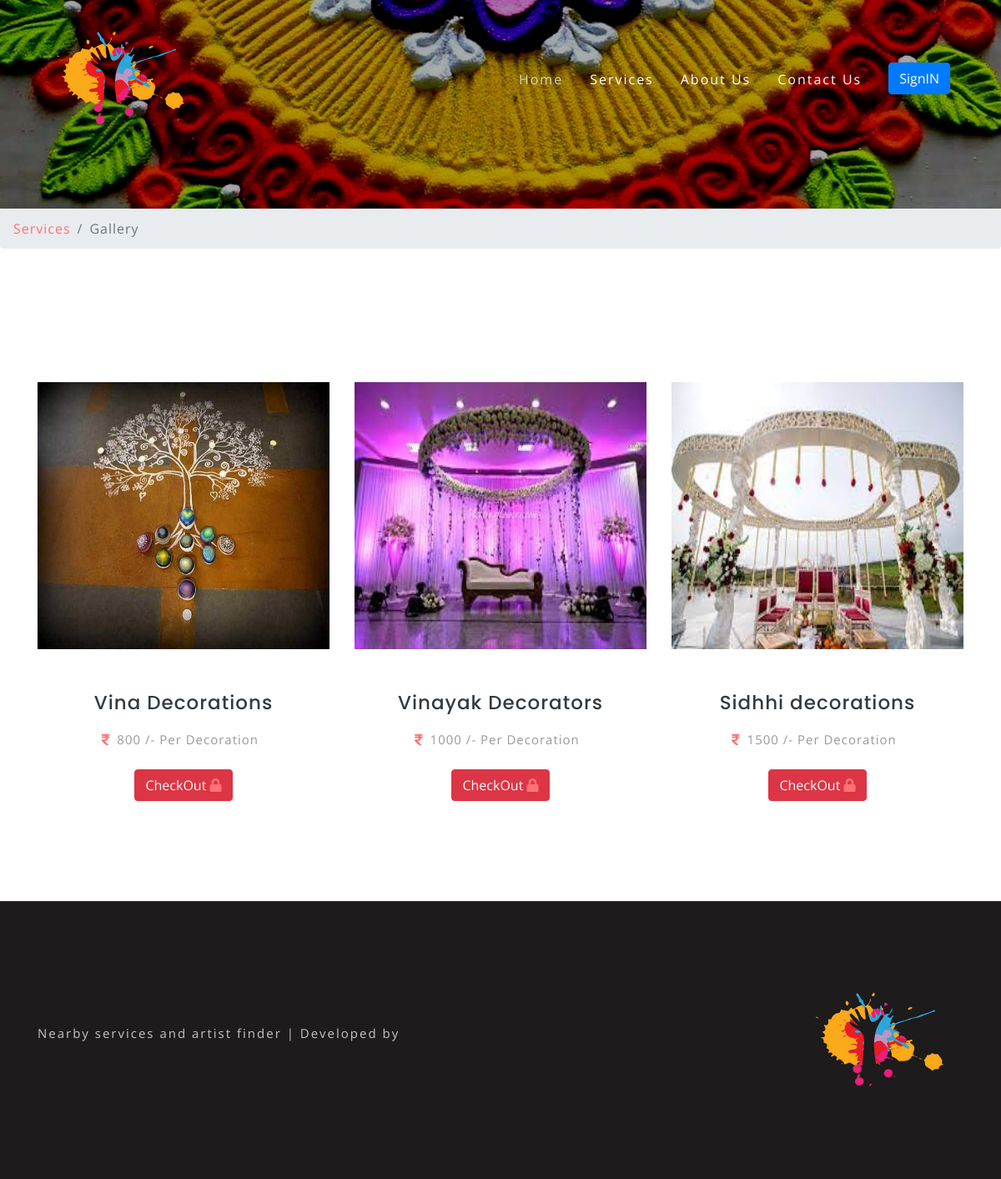
Page /subservice/Decoration/ on the committed database.
### artist/models.py (models this page shows, shortened)
class Art(models.Model):
	a_id = models.AutoField(primary_key=True)
	a_name = models.CharField(max_length=30)
	a_price = models.IntegerField()
	a_service = models.ForeignKey(Services, on_delete=models.CASCADE)
	a_phone = models.IntegerField()
	a_address = models.CharField(max_length=120)
	a_condition = models.CharField(max_length=255)
	a_description = models.CharField(max_length=255)
	a_recentwork = models.ImageField(upload_to='artist/images')

class Services(models.Model):
	s_id = models.AutoField(primary_key=True)
	service = models.CharField(max_length=100)
	s_image = models.ImageField(upload_to='artist/images')
	description = models.CharField(max_length=255)

### artist/views.py (the view)
# urls.py: path('subservice/<myservice>/', views.subservice, name="SubServices"),
def subservice(request, myservice):
	subs = Art.objects.all()
	list1 = []
	for i in subs:
		if i.a_service.service == myservice:
			list1.append(i)
	return render(request, 'subservice.html', {
		'subservice' : list1,
		})

### artist/templates/subservice.html (shortened to what this page needs)
{% extends 'base.html' %}
{% load static %}
{% block body %}
	<div class="banner2-w3ls">
	</div>
	<div class="breadcrumb-agile">
			<nav aria-label="breadcrumb">
				<ol class="breadcrumb">
					<li class="breadcrumb-item">
						<a href="/services/">Services</a>
					</li>
					<li class="breadcrumb-item active" aria-current="page">Gallery</li>
				</ol>
			</nav>
		</div>
	{% if user.is_authenticated %}
	<section class="news-w3ls py-5">
		<div class="container py-xl-5 py-lg-3">
			<div class="row package-grids mt-5">
				{% for i in subservice %}
				<div class="col-md-4 posts-w3ls mt-md-0 mt-4">
					<div class="price-top">
						<img src="{{i.a_recentwork.url}}" class="img-fluid" style="height: 40vh;" />
					</div>
					<div class="post-w3ls-bottom p-4 text-center">
						<h4 class="text-dark mb-3 mt-4">{{i.a_name}} </h4>
						<ul class="list-unstyled">
							<li class="mr-2">
								<a href="single.html">
									<i class="fas fa-rupee-sign mr-2"></i>{{i.a_price}} /- Per {{i.a_service.service}}</a>
							</li>
						</ul>
						<br>
						<a href="/checkout/{{i.a_id}}/" class="btn btn-primary text-light">Check Out</a>
					</div>
				</div>
				{% endfor %}
			</div>
		</div>
	</section>
	{% else %}
	<section class="news-w3ls py-5">
		<div class="container py-xl-5 py-lg-3">
			<div class="row package-grids mt-5">
				{% for i in subservice %}
				<div class="col-md-4 posts-w3ls mt-md-0 mt-4">
					<div class="price-top">
						<img src="{{i.a_recentwork.url}}" class="img-fluid" style="height: 40vh;" />
					</div>
					<div class="post-w3ls-bottom p-4 text-center">
						<h4 class="text-dark mb-3 mt-4">{{i.a_name}} </h4>
						<ul class="list-unstyled">
							<li class="mr-2">
								<a href="single.html">
									<i class="fas fa-rupee-sign mr-2"></i>{{i.a_price}} /- Per {{i.a_service.service}}</a>
							</li>
						</ul>
						<br>
						<button data-toggle="modal" data-target="#notlogin" type="submit"  class="btn btn-danger">
                    	CheckOut <i class="fa fa-lock" aria-hidden="true"></i>
                    </button>
					</div>
				</div>
				{% endfor %}
			</div>
		</div>
	</section>
	{% endif %}
{% endblock %}

### artist/templates/base.html (shortened to what this page needs)
<!DOCTYPE html>
<html lang="zxx">
{% load static %}
<head>
	<link rel="stylesheet" href="{% static 'css/bootstrap.css' %}">
	<link rel="stylesheet" href="{% static 'css/progresscircle.css' %}">
	<link rel="stylesheet" href="{% static 'css/style.css' %}" type="text/css" media="all" />
	<link rel="stylesheet" href="{% static 'css/fontawesome-all.css' %}">
</head>
<body>
	<header>
		<nav class="navbar navbar-expand-lg navbar-light py-0">
			<div class="container">
				<a class="navbar-brand" href="/">
					<img src="{% static 'images/logo3.png' %}" alt="" class="img-fluid">
				</a>
				<div class="collapse navbar-collapse" id="navbarSupportedContent">
					<ul class="navbar-nav ml-auto text-center">
						{% if user.is_authenticated %}
						<li class="nav-item active">
							<a class="nav-link" href="/home/">Home
								<span class="sr-only">(current)</span>
							</a>
						</li>
						<li class="nav-item">
							<a class="nav-link" href="/mybooking/">MyBookings</a>
						</li>
						<li class="nav-item">
							<span class="nav-link">{{ request.user.first_name }}</span>
						</li>
						<li class="nav-item">
							<a class="btn btn-danger" title="signin & signup" href="/logout/">SignOut</a>
						</li>
						{% else %}
						<li class="nav-item active">
							<a class="nav-link" href="/">Home
							</a>
						</li>
						<li class="nav-item">
							<a class="nav-link" href="/services/">Services</a>
						</li>
						<li class="nav-item">
							<a class="nav-link" href="/about/">About Us</a>
						</li>
						<li class="nav-item">
							<a class="nav-link" href="/contact/">Contact Us</a>
						</li>
						<li class="nav-item">
							<a class="btn btn-primary" title="signin & signup" href="/login/">SignIN</a>
						</li>
						{% endif %}
					</ul>
				</div>
			</div>
		</nav>
	</header>
	{% block body %}
	{% endblock %}
	<footer class="py-4">
		<div class="container py-xl-5 py-lg-3">
			<div class="row">
				<div class="col-md-8 copy">
					<p class="mt-md-5 pt-md-4">Nearby services and artist finder | Developed by
					</p>
				</div>
				<div class="col-md-4 logo-2 text-md-right text-center">
					<a class="logo-footer" href="index.html">
						<img src="{% static 'images/logo3.png' %}" alt="" class="img-fluid">
					</a>
				</div>
			</div>
		</div>
	</footer>
</body>
</html>

### artist/static/css/style.css (style rules this page uses)
body { padding: 0; margin: 0; background: #FFF; font-family: 'Open Sans', sans-serif; }
body a { transition: 0.5s all; -webkit-transition: 0.5s all; -moz-transition: 0.5s all; -o-transition: 0.5s all; -ms-transition: 0.5s all; text-decoration: none; }
h1, h2, h3, h4, h5, h6 { margin: 0; padding: 0; font-family: 'Poppins', sans-serif; }
p { margin: 0; padding: 0; font-size: 16px; letter-spacing: 1px; line-height: 1.9; color: #999; font-family: 'Open Sans', sans-serif; }
ul, ol { margin: 0; padding: 0; }
header { position: absolute; z-index: 99; width: 100%; }
.navbar-light .navbar-brand, a.logo { color: #fff; padding: 0; font-weight: 700; font-size: 35px; }
.navbar-light .navbar-nav .nav-link { color: #fff; letter-spacing: 2px; font-size: 16px; padding: 0.5em 0; }
li.nav-item { margin: 0 1em; }
.navbar-light .navbar-nav .show>.nav-link, .navbar-light .navbar-nav .active>.nav-link, .navbar-light .navbar-nav .nav-link.show, .navbar-light .navbar-nav .nav-link.active { color: #fff; }
.navbar-light .navbar-nav .nav-link:hover, .navbar-light .navbar-nav .nav-link:focus, li.nav-item.active { color: #fff; opacity: .7; }
.post-w3ls-bottom ul.list-unstyled li { display: inline-block; }
.price-top { position: relative; }
.post-w3ls-bottom { background: #fff; }
.post-w3ls-bottom h4 { font-size: 23px; line-height: 1.4; letter-spacing: 1px; }
.post-w3ls-bottom i { color: #fd7272; }
.post-w3ls-bottom a { color: #999; letter-spacing: 1px; font-size: 15px; }
footer { background: #1d1b1b; }
.copy p { color: #c5c5c5; letter-spacing: 2px; font-size: 15px; }
.banner2-w3ls { background: url(../images/3.jpg) no-repeat center; background-size: cover; -webkit-background-size: cover; -o-background-size: cover; -ms-background-size: cover; -moz-background-size: cover; min-height: 300px; }
.breadcrumb li a { color: #fd7272; }
.breadcrumb li { letter-spacing: 1px; color: #000; }
@media (max-width: 1280px) { .banner2-w3ls { min-height: 250px; } }

### rows in the picture
Art: a_recentwork (picture), a_name "Vina Decorations", a_price "800", a_service.service "Decoration"
Art: a_recentwork (picture), a_name "Vinayak Decorators", a_price "1000", a_service.service "Decoration"
Art: a_recentwork (picture), a_name "Sidhhi decorations", a_price "1500", a_service.service "Decoration"
